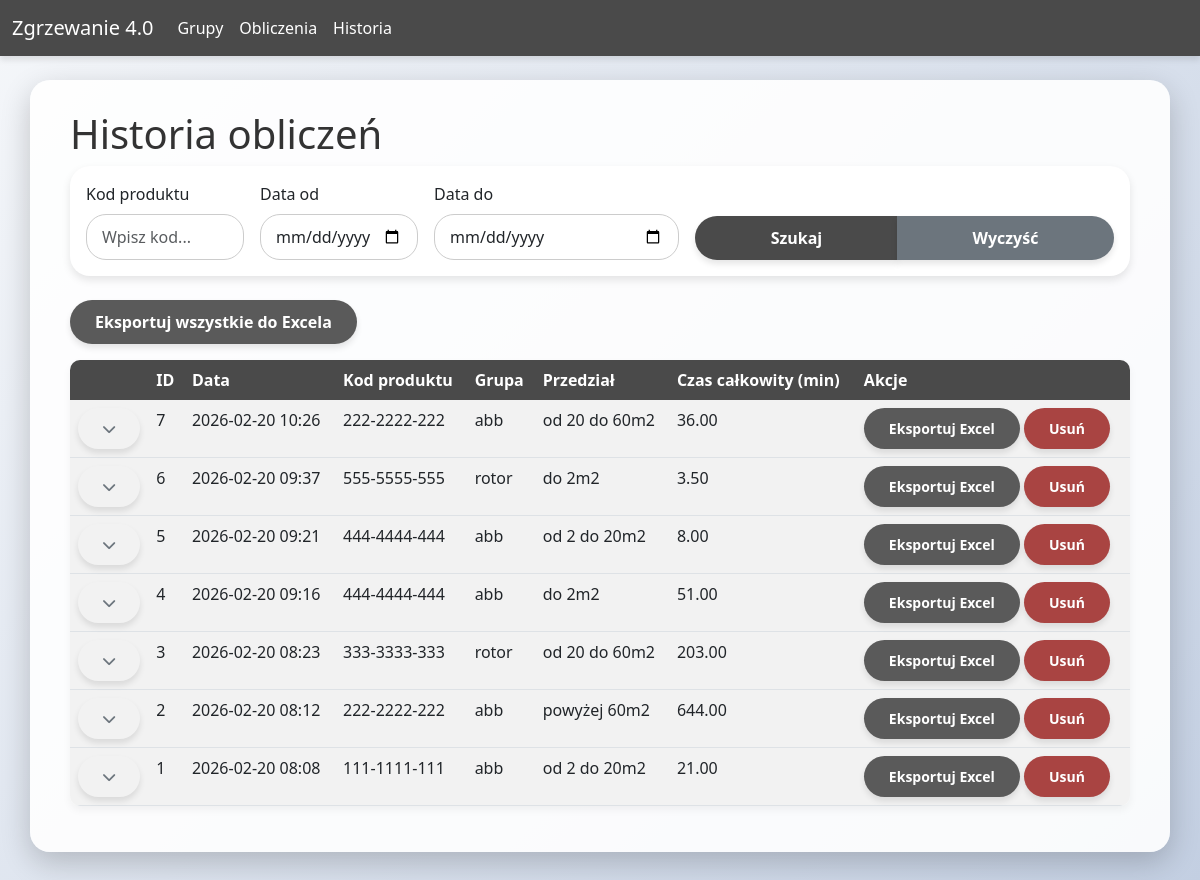
Page /obliczenia/historia on the committed database.
### app/models.py (models this page shows, shortened)
class Obliczenie(db.Model):
    __tablename__ = 'obliczenie'
    id = db.Column(db.Integer, primary_key=True)
    data = db.Column(db.DateTime, default=datetime.utcnow)
    kod = db.Column(db.String(20), nullable=False)
    grupa_id = db.Column(db.Integer, db.ForeignKey('grupa.id'))
    grupa = db.relationship('Grupa')
    przedzial = db.Column(db.String(50))
    czas_calkowity = db.Column(db.Float)
    wyniki_json = db.Column(db.Text)  # przechowuje JSON z wynikami szczegółowymi
    def wyniki(self):
        return json.loads(self.wyniki_json) if self.wyniki_json else []

class Grupa(db.Model):
    __tablename__ = 'grupa'
    id = db.Column(db.Integer, primary_key=True)
    nazwa = db.Column(db.String(100), unique=True, nullable=False)
    metody = db.relationship('Metoda', backref='grupa', cascade='all, delete-orphan')

### app/routes/calculation.py (the view, shortened to what this page needs)
@bp.route('/historia')
def historia():
    kod_filter = request.args.get('kod', '').strip()
    data_od = request.args.get('data_od', '').strip()
    data_do = request.args.get('data_do', '').strip()
    query = Obliczenie.query
    if kod_filter:
        query = query.filter(Obliczenie.kod.like(f'%{kod_filter}%'))
    if data_od:
        try:
            data_od_obj = datetime.strptime(data_od, '%Y-%m-%d')
            query = query.filter(Obliczenie.data >= data_od_obj)
        except ValueError:
            pass
    obliczenia = query.order_by(Obliczenie.data.desc()).all()
    return render_template('calculation/historia.html', obliczenia=obliczenia,
                           kod_filter=kod_filter, data_od=data_od, data_do=data_do)

### app/templates/calculation/historia.html (shortened to what this page needs)
{% extends "base.html" %}
{% block content %}
<h1>Historia obliczeń</h1>
<div class="card mb-4">
    <div class="card-body">
        <form method="GET" action="{{ url_for('calculation.historia') }}" class="row g-3">
            <div class="col-md-2">
                <label for="kod" class="form-label">Kod produktu</label>
                <input type="text" class="form-control" id="kod" name="kod" value="{{ kod_filter }}" placeholder="Wpisz kod...">
            </div>
            <div class="col-md-2">
                <label for="data_od" class="form-label">Data od</label>
                <input type="date" class="form-control" id="data_od" name="data_od" value="{{ data_od }}">
            </div>
            <div class="col-md-3">
                <label for="data_do" class="form-label">Data do</label>
                <input type="date" class="form-control" id="data_do" name="data_do" value="{{ data_do }}">
            </div>
            <div class="col-md-5 d-flex align-items-end">
                <div class="btn-group w-100">
                    <button type="submit" class="btn btn-primary">Szukaj</button>
                    <a href="{{ url_for('calculation.historia') }}" class="btn btn-secondary">Wyczyść</a>
                </div>
            </div>
        </form>
    </div>
</div>
<p>
    <a href="{{ url_for('calculation.eksport_wszystkie') }}" class="btn btn-success">Eksportuj wszystkie do Excela</a>
</p>
<table class="table table-striped">
    <thead>
        <tr>
            <th style="width: 50px;"></th>
            <th>ID</th>
            <th>Data</th>
            <th>Kod produktu</th>
            <th>Grupa</th>
            <th>Przedział</th>
            <th>Czas całkowity (min)</th>
            <th>Akcje</th>
        </tr>
    </thead>
    <tbody>
        {% for o in obliczenia %}
        {% set wyniki = o.wyniki() %}
        <tr>
            <td>
                {% if wyniki %}
                <button class="btn btn-sm btn-outline-secondary" type="button" data-bs-toggle="collapse" data-bs-target="#collapse-{{ o.id }}" aria-expanded="false">
                    <i class="fas fa-chevron-down"></i>
                </button>
                {% endif %}
            </td>
            <td>{{ o.id }}</td>
            <td>{{ o.data.strftime('%Y-%m-%d %H:%M') }}</td>
            <td>{{ o.kod }}</td>
            <td>{{ o.grupa.nazwa }}</td>
            <td>{{ o.przedzial }}</td>
            <td>{{ "%.2f"|format(o.czas_calkowity) }}</td>
            <td>
                <a href="{{ url_for('calculation.eksport', obliczenie_id=o.id) }}" class="btn btn-sm btn-success">Eksportuj Excel</a>
                <form method="POST" action="{{ url_for('calculation.usun', obliczenie_id=o.id) }}" style="display: inline;">
                    <button type="submit" class="btn btn-sm btn-danger" onclick="return confirm('Czy na pewno chcesz usunąć to obliczenie?');">Usuń</button>
                </form>
            </td>
        </tr>
        {% else %}
        <tr>
            <td colspan="8" class="text-center">Brak zapisanych obliczeń.</td>
        </tr>
        {% endfor %}
    </tbody>
</table>
<link rel="stylesheet" href="https://cdnjs.cloudflare.com/ajax/libs/font-awesome/6.0.0-beta3/css/all.min.css">
{% endblock %}

### app/static/style.css (style rules this page uses)
body { background: linear-gradient(135deg, #f5f7fa 0%, #c3cfe2 100%); min-height: 100vh; margin: 0; padding: 0; font-family: 'Segoe UI', Tahoma, Geneva, Verdana, sans-serif; }
h1, h2, h3 { color: #333; }
.btn { border-radius: 50px; font-weight: bold; padding: 10px 25px; transition: all 0.3s ease; box-shadow: 0 4px 6px rgba(0, 0, 0, 0.1); border: none; }
.btn-primary { background-color: #4a4a4a; color: white; }
.btn-success { background-color: #5a5a5a; color: white; }
.btn-danger { background-color: #a94442; }
.btn-secondary { background-color: #6c757d; border: none; }
.table { background-color: white; border-radius: 10px; overflow: hidden; box-shadow: 0 4px 8px rgba(0, 0, 0, 0.05); }
.table thead th { background-color: #4a4a4a; color: white; font-weight: 600; border-bottom: none; }
.table-striped tbody tr:nth-of-type(odd) { background-color: rgba(0, 0, 0, 0.02); }
.form-control, .form-select { border-radius: 20px; border: 1px solid #ccc; padding: 10px 15px; }
.card { border-radius: 20px; border: none; box-shadow: 0 4px 8px rgba(0, 0, 0, 0.1); }

### rows in the picture
Obliczenie: id "7", data "2026-02-20 10:26", kod "222-2222-222", grupa.nazwa "abb", przedzial "od 20 do 60m2", czas_calkowity "36.00"
Obliczenie: id "6", data "2026-02-20 09:37", kod "555-5555-555", grupa.nazwa "rotor", przedzial "do 2m2", czas_calkowity "3.50"
Obliczenie: id "5", data "2026-02-20 09:21", kod "444-4444-444", grupa.nazwa "abb", przedzial "od 2 do 20m2", czas_calkowity "8.00"
Obliczenie: id "4", data "2026-02-20 09:16", kod "444-4444-444", grupa.nazwa "abb", przedzial "do 2m2", czas_calkowity "51.00"
Obliczenie: id "3", data "2026-02-20 08:23", kod "333-3333-333", grupa.nazwa "rotor", przedzial "od 20 do 60m2", czas_calkowity "203.00"
Obliczenie: id "2", data "2026-02-20 08:12", kod "222-2222-222", grupa.nazwa "abb", przedzial "powyżej 60m2", czas_calkowity "644.00"
Obliczenie: id "1", data "2026-02-20 08:08", kod "111-1111-111", grupa.nazwa "abb", przedzial "od 2 do 20m2", czas_calkowity "21.00"
